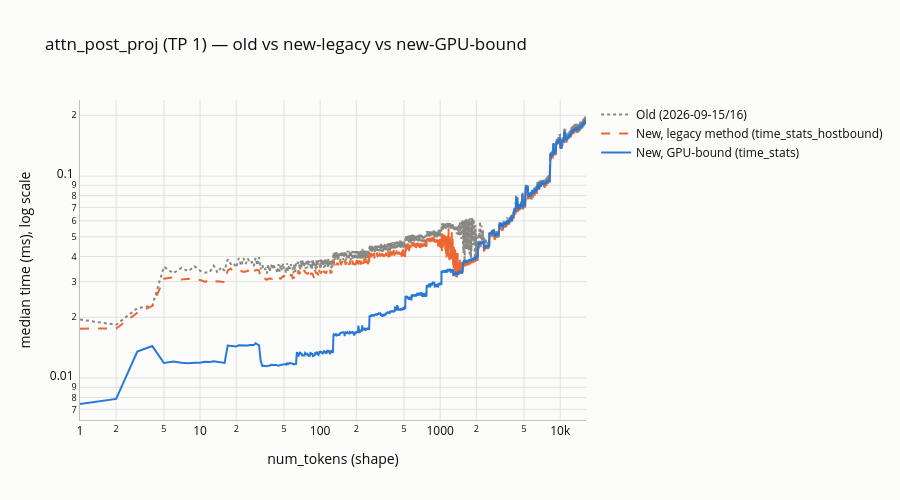
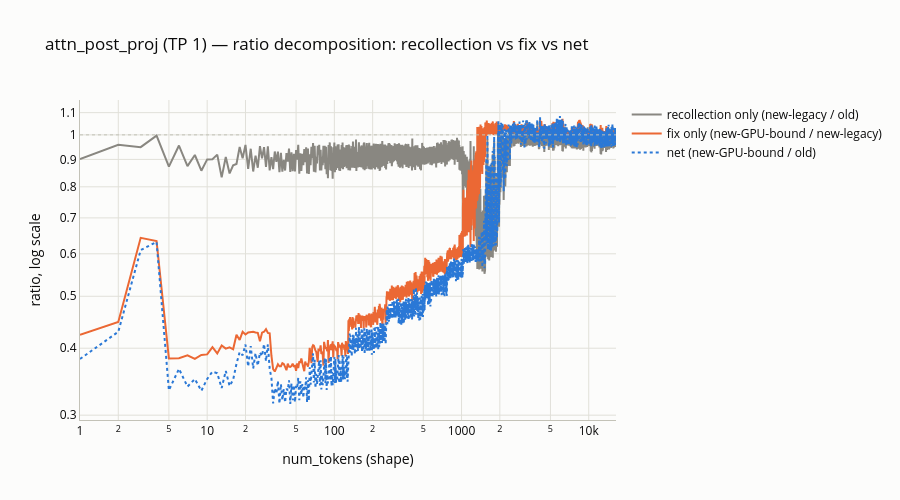
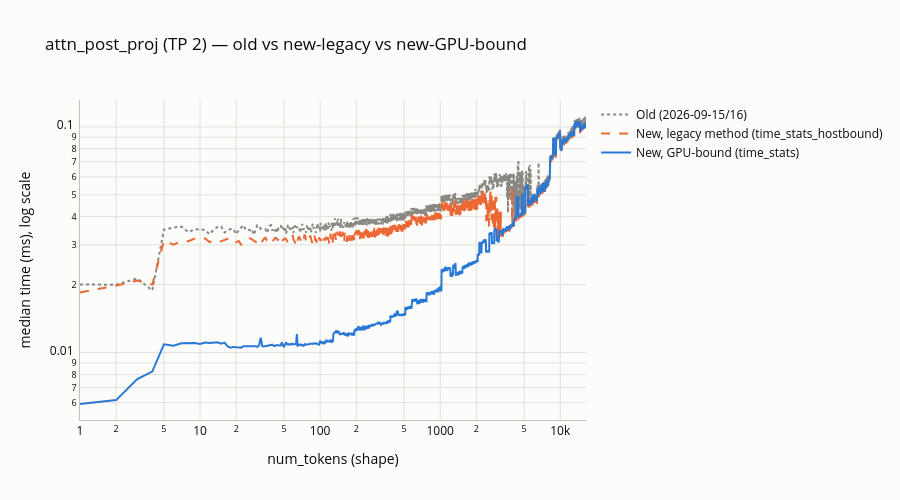
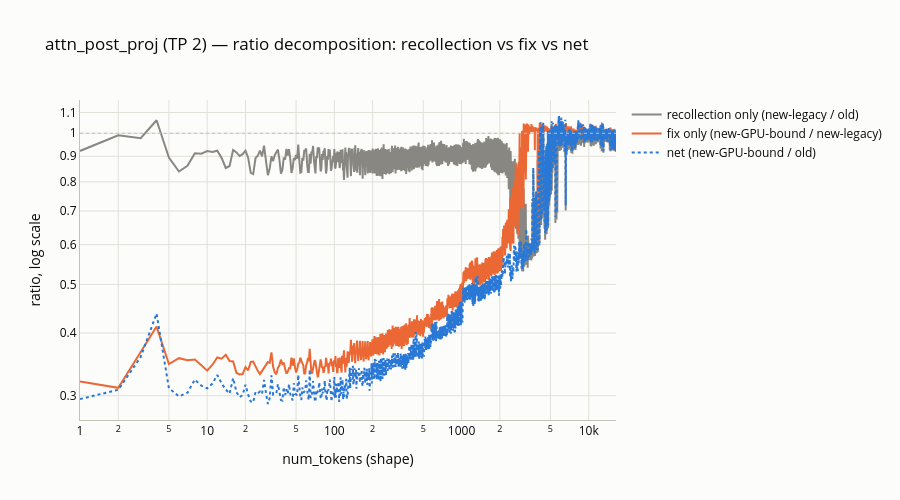

Notebook source saved alongside these figures, in order:
### Markdown cell above
## `attn_post_proj`

### Code cell
tps = sorted(set(tp_values_with_data(old, "attn_post_proj")) & set(tp_values_with_data(new, "attn_post_proj")))
for tp in tps:
    plot_overlay("attn_post_proj", tp).show()
    plot_ratio_decomposition("attn_post_proj", tp).show()

### Figure 1 — Plotly figure (JSON) as saved in the notebook; plotly's stock layout.template omitted (floating-point values rounded to 4 significant figures; data arrays with more than 128 entries replaced by an {"elided": "..."} marker saying what was removed)
{"data": [{"line": {"color": "#898781", "dash": "dot", "width": 2}, "mode": "lines", "name": "Old (2026-09-15/16)", "type": "scatter", "x": {"elided": "3327 int values"}, "y": {"elided": "3327 float values"}}, {"line": {"color": "#eb6834", "dash": "dash", "width": 2}, "mode": "lines", "name": "New, legacy method (time_stats_hostbound)", "type": "scatter", "x": {"elided": "3327 int values"}, "y": {"elided": "3327 float values"}}, {"line": {"color": "#2a78d6", "dash": "solid", "width": 2}, "mode": "lines", "name": "New, GPU-bound (time_stats)", "type": "scatter", "x": {"elided": "3327 int values"}, "y": {"elided": "3327 float values"}}], "layout": {"font": {"color": "#0b0b0b"}, "height": 500, "paper_bgcolor": "#fcfcfb", "plot_bgcolor": "#fcfcfb", "title": {"text": "attn_post_proj (TP 1) — old vs new-legacy vs new-GPU-bound"}, "width": 900, "xaxis": {"gridcolor": "#e1e0d9", "linecolor": "#c3c2b7", "title": {"text": "num_tokens (shape)"}, "type": "log"}, "yaxis": {"gridcolor": "#e1e0d9", "linecolor": "#c3c2b7", "title": {"text": "median time (ms), log scale"}, "type": "log"}}}

### Figure 2 — Plotly figure (JSON) as saved in the notebook; plotly's stock layout.template omitted (floating-point values rounded to 4 significant figures; data arrays with more than 128 entries replaced by an {"elided": "..."} marker saying what was removed)
{"data": [{"line": {"color": "#898781", "width": 2}, "mode": "lines", "name": "recollection only (new-legacy / old)", "type": "scatter", "x": {"elided": "3327 int values"}, "y": {"elided": "3327 float values"}}, {"line": {"color": "#eb6834", "width": 2}, "mode": "lines", "name": "fix only (new-GPU-bound / new-legacy)", "type": "scatter", "x": {"elided": "3327 int values"}, "y": {"elided": "3327 float values"}}, {"line": {"color": "#2a78d6", "dash": "dot", "width": 2}, "mode": "lines", "name": "net (new-GPU-bound / old)", "type": "scatter", "x": {"elided": "3327 int values"}, "y": {"elided": "3327 float values"}}], "layout": {"font": {"color": "#0b0b0b"}, "height": 500, "paper_bgcolor": "#fcfcfb", "plot_bgcolor": "#fcfcfb", "shapes": [{"line": {"color": "#c3c2b7", "dash": "dot", "width": 1}, "type": "line", "x0": 0, "x1": 1, "xref": "x domain", "y0": 1.0, "y1": 1.0, "yref": "y"}], "title": {"text": "attn_post_proj (TP 1) — ratio decomposition: recollection vs fix vs net"}, "width": 900, "xaxis": {"gridcolor": "#e1e0d9", "linecolor": "#c3c2b7", "title": {"text": "num_tokens (shape)"}, "type": "log"}, "yaxis": {"gridcolor": "#e1e0d9", "linecolor": "#c3c2b7", "title": {"text": "ratio, log scale"}, "type": "log"}}}

### Figure 3 — Plotly figure (JSON) as saved in the notebook; plotly's stock layout.template omitted (floating-point values rounded to 4 significant figures; data arrays with more than 128 entries replaced by an {"elided": "..."} marker saying what was removed)
{"data": [{"line": {"color": "#898781", "dash": "dot", "width": 2}, "mode": "lines", "name": "Old (2026-09-15/16)", "type": "scatter", "x": {"elided": "3327 int values"}, "y": {"elided": "3327 float values"}}, {"line": {"color": "#eb6834", "dash": "dash", "width": 2}, "mode": "lines", "name": "New, legacy method (time_stats_hostbound)", "type": "scatter", "x": {"elided": "3327 int values"}, "y": {"elided": "3327 float values"}}, {"line": {"color": "#2a78d6", "dash": "solid", "width": 2}, "mode": "lines", "name": "New, GPU-bound (time_stats)", "type": "scatter", "x": {"elided": "3327 int values"}, "y": {"elided": "3327 float values"}}], "layout": {"font": {"color": "#0b0b0b"}, "height": 500, "paper_bgcolor": "#fcfcfb", "plot_bgcolor": "#fcfcfb", "title": {"text": "attn_post_proj (TP 2) — old vs new-legacy vs new-GPU-bound"}, "width": 900, "xaxis": {"gridcolor": "#e1e0d9", "linecolor": "#c3c2b7", "title": {"text": "num_tokens (shape)"}, "type": "log"}, "yaxis": {"gridcolor": "#e1e0d9", "linecolor": "#c3c2b7", "title": {"text": "median time (ms), log scale"}, "type": "log"}}}

### Figure 4 — Plotly figure (JSON) as saved in the notebook; plotly's stock layout.template omitted (floating-point values rounded to 4 significant figures; data arrays with more than 128 entries replaced by an {"elided": "..."} marker saying what was removed)
{"data": [{"line": {"color": "#898781", "width": 2}, "mode": "lines", "name": "recollection only (new-legacy / old)", "type": "scatter", "x": {"elided": "3327 int values"}, "y": {"elided": "3327 float values"}}, {"line": {"color": "#eb6834", "width": 2}, "mode": "lines", "name": "fix only (new-GPU-bound / new-legacy)", "type": "scatter", "x": {"elided": "3327 int values"}, "y": {"elided": "3327 float values"}}, {"line": {"color": "#2a78d6", "dash": "dot", "width": 2}, "mode": "lines", "name": "net (new-GPU-bound / old)", "type": "scatter", "x": {"elided": "3327 int values"}, "y": {"elided": "3327 float values"}}], "layout": {"font": {"color": "#0b0b0b"}, "height": 500, "paper_bgcolor": "#fcfcfb", "plot_bgcolor": "#fcfcfb", "shapes": [{"line": {"color": "#c3c2b7", "dash": "dot", "width": 1}, "type": "line", "x0": 0, "x1": 1, "xref": "x domain", "y0": 1.0, "y1": 1.0, "yref": "y"}], "title": {"text": "attn_post_proj (TP 2) — ratio decomposition: recollection vs fix vs net"}, "width": 900, "xaxis": {"gridcolor": "#e1e0d9", "linecolor": "#c3c2b7", "title": {"text": "num_tokens (shape)"}, "type": "log"}, "yaxis": {"gridcolor": "#e1e0d9", "linecolor": "#c3c2b7", "title": {"text": "ratio, log scale"}, "type": "log"}}}
